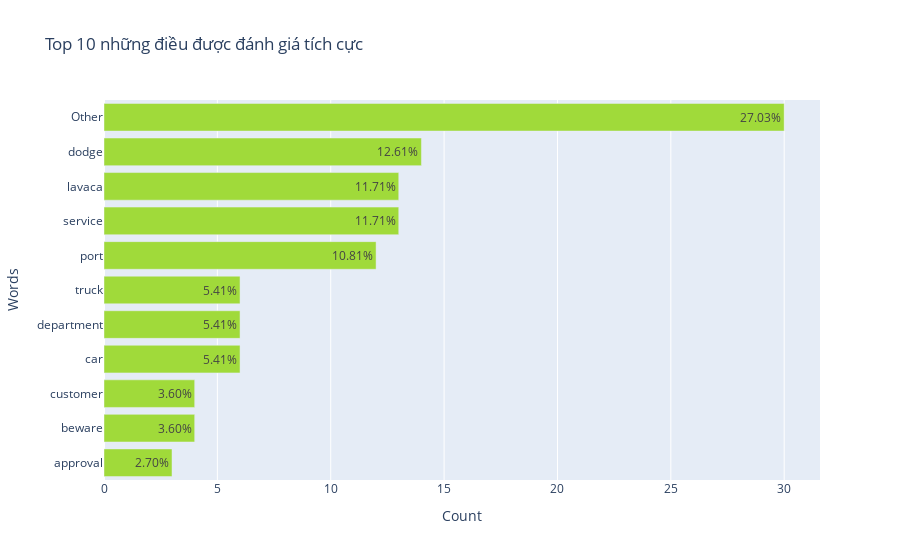

Notebook code for this chart:
### Code cell
# Sort the DataFrame by the 'count' column in descending order
pos_data = vv.sort_values(by='count', ascending=True)

# Calculate percentage
total_count = pos_data['count'].sum()
pos_data['percentage'] = pos_data['count'] / total_count * 100

# Keep only the top 10 items
top_10 = pos_data.tail(10)

# Sum the remaining items and create an 'Other' category
other_category = pd.DataFrame({'count': [total_count - top_10['count'].sum()], 
                                'percentage': [(total_count - top_10['count'].sum()) / total_count * 100]}, 
                                index=['Other'])

# Concatenate the top 10 items and the 'Other' category
pos_data_combined = pd.concat([top_10, other_category])

# Convert 'percentage' to string for color parameter
pos_data_combined['percentage_str'] = pos_data_combined['percentage'].apply(lambda x: f"{x:.2f}%").astype(str)

# Plot the horizontal bar chart using Plotly with color and text parameters
fig = px.bar(pos_data_combined, y=pos_data_combined.index, x='count', color_discrete_sequence=['#a0da3a'],
                labels={'index': 'Words', 'count': 'Count', 'percentage_str': 'Percentage'},
                title='Top 10 những điều được đánh giá tích cực', orientation='h', text='percentage_str')

# Update the color bar label
fig.update_coloraxes(colorbar_title='Percentage %')

# Show the plot
fig.show()

### Figure 1 — Plotly figure (JSON) as saved in the notebook; plotly's stock layout.template omitted (floating-point values rounded to 4 significant figures)
{"data": [{"alignmentgroup": "True", "hovertemplate": "Count=%{x}<br>Words=%{y}<br>Percentage=%{text}<extra></extra>", "legendgroup": "", "marker": {"color": "#a0da3a", "pattern": {"shape": ""}}, "name": "", "offsetgroup": "", "orientation": "h", "showlegend": false, "text": ["2.70%", "3.60%", "3.60%", "5.41%", "5.41%", "5.41%", "10.81%", "11.71%", "11.71%", "12.61%", "27.03%"], "textposition": "auto", "type": "bar", "x": [3, 4, 4, 6, 6, 6, 12, 13, 13, 14, 30], "xaxis": "x", "y": ["approval", "beware", "customer", "car", "department", "truck", "port", "service", "lavaca", "dodge", "Other"], "yaxis": "y"}], "layout": {"barmode": "relative", "coloraxis": {"colorbar": {"title": {"text": "Percentage %"}}}, "legend": {"tracegroupgap": 0}, "title": {"text": "Top 10 những điều được đánh giá tích cực"}, "xaxis": {"anchor": "y", "domain": [0, 1], "title": {"text": "Count"}}, "yaxis": {"anchor": "x", "domain": [0, 1], "title": {"text": "Words"}}}}
